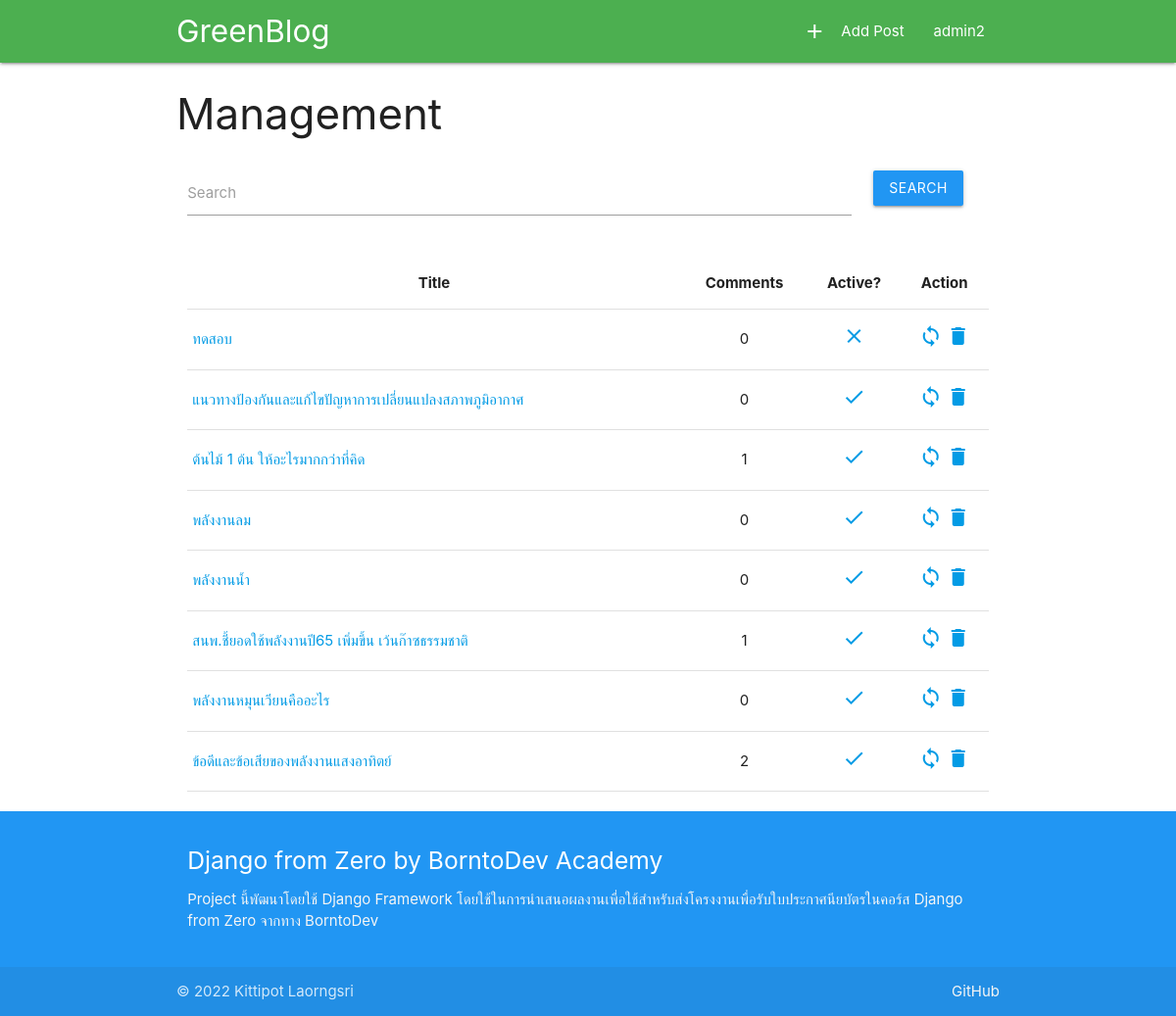
Before: /manage/ (signed in) with the older database file.
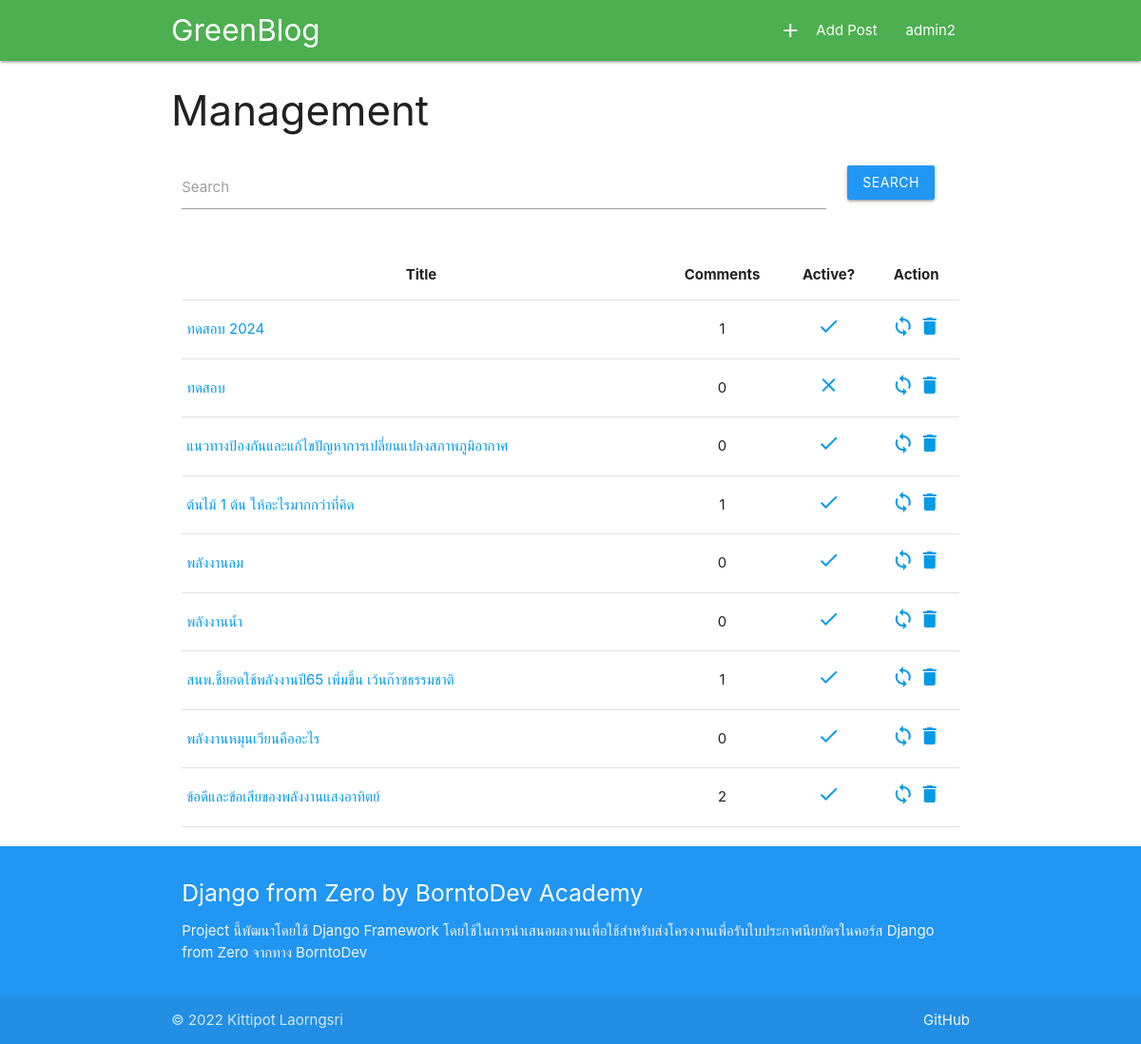
After: the same page with the newer database file.
### main/models.py (models this page shows, shortened)
class ListTweet(models.Model):
    title = models.CharField(max_length=255,null=False)
    content = RichTextField(blank=True,null=True)
    user = models.ForeignKey(User, on_delete=models.CASCADE, null=True)
    status = models.BooleanField(default=True)
    create_date = models.DateTimeField(auto_now=False, null=True)
    updated_date = models.DateTimeField(auto_now=True,null=False)
    def total_comment(self):
        return self.comment_set.count()

### manage/views.py (the view)
# urls.py: path('', views.managementroom, name='main_manage'),
@login_required
def managementroom(request):
    list = ListTweet.objects.all().order_by('-id')
    if request.user.is_superuser:
        list = list
    else:
        list = ListTweet.objects.filter(user=request.user)
    paginator = Paginator(list, 10)
    page = request.GET.get('page')
    try:
        post_list = paginator.page(page)
    except PageNotAnInteger:
        post_list = paginator.page(1)
    except EmptyPage:
        post_list = paginator.page(paginator.num_pages)
    search_txt = request.GET.get('search','')
    if search_txt:
        post_list = list.filter(title__contains=search_txt)
    context={
        'list':post_list,
        'title':"Management Post"
    }
    return render(request, 'management.html',context=context)

### manage/templates/management.html (shortened to what this page needs)
{% extends 'base.html' %}
{% block content %}
  <h3>Management</h3>
  <div class='row s12'>
      <form method="GET" action="{% url 'main_manage' %}">
        <div class="input-field col s10">
          <input id="search" name='search' type="text">
          <label for="search">Search</label>
        </div>
        <div class='input-field col s2'>
            <input type='submit' class="waves-light blue btn" value='Search'>
        </div>
      </form>
    </div>
  <div class='row s12'>
    <div class='col s12'>
      <table id="myTable" class="highlight" style="width: 100%;">
        <thead>
          <tr>
            <th class="center">Title</th>
            <th class="center">Comments</th>
            <th class="center">Active?</th>
            <th colspan="2" class="center">Action</th>
          </tr>
        </thead>
        <tbody>
          {% for o in list %}
            <tr>
              <td><a href="{% url 'each_a_page' news_id=o.id %}">{{o.title}}</a></td>
              <td class="center">
                <span>{{o.total_comment}}</span>
              </td>
              <td class="center">
                <a href="{% url 'editstatus' tweet_id=o.id %}">
                  {% if o.status == True %}
                    <i class="material-icons">check</i>
                  {% else %}
                    <i class="material-icons">close</i>
                  {% endif %}
                </a>
              </td>
              <td class="center">
                <a href="{% url 'edit' tweet_id=o.id %}"><i class="material-icons">loop</i></a>
                <a href="{% url 'delete' tweet_id=o.id %}" onclick="return confirm('Are you sure to delete this post?')"><i class="material-icons">delete</i></a>
              </td>
            </tr>
            {% empty %}
            <tr>
              <td class='center' colspan="4">Not Found!</p>
            </tr>
          {% endfor %}
        </tbody>
      </table>
    </div>
  </div>
{% endblock %}

Changed rows visible on the page:
added ListTweet: title "ทดสอบ 2024", total_comment "1", status True (drawn)
